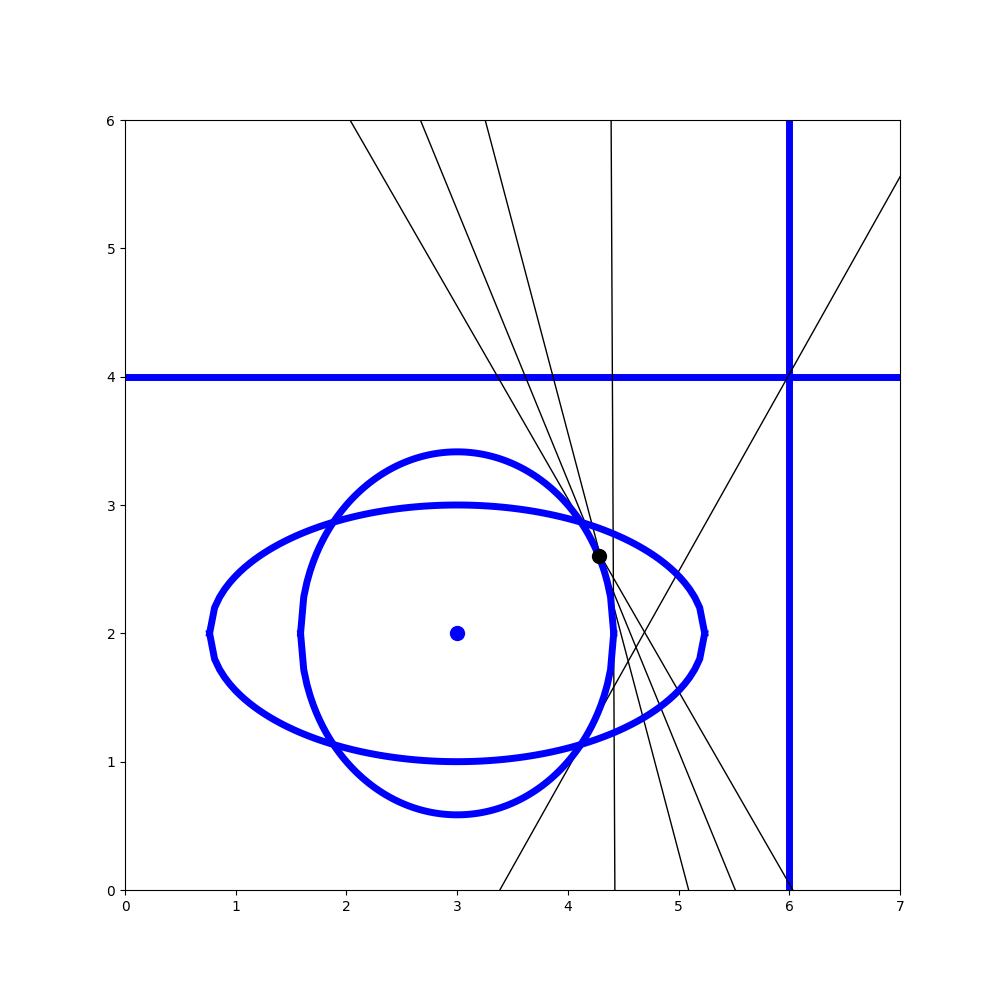

Write Python code to recreate this figure.
""" 
This file plots the result of the supporting hyperplane method for a two-dimensional sample problem.
The linear constraints are plotted in a general manner whereas the visualization of the concave constraints relies on the 
concrete functions given in example.py.
"""

import numpy as np 
import matplotlib.pyplot as plt 


def plot_supporting_hyperplane_method(x_opt, x_int, constr_matrix, constr_rhs, num_orig_constr):
    # For each linear constraint compute two points to plot the half space
    plot_points = np.zeros((np.shape(constr_matrix)[0],2,2))        

    for constr in range(np.shape(constr_matrix)[0]):        # Fix one component at 0 and 8, respectively, and compute the second one
        if constr_matrix[constr,1] != 0:
            plot_points[constr,0,:] = np.array([0, constr_rhs[constr] / constr_matrix[constr,1]])
            plot_points[constr,1,:] = np.array([8, (constr_rhs[constr] - constr_matrix[constr,0] * 8) / constr_matrix[constr,1]])
        else:
            plot_points[constr,0,:] = np.array([constr_rhs[constr] / constr_matrix[constr,0], 0])
            plot_points[constr,1,:] = np.array([(constr_rhs[constr] - constr_matrix[constr,1] * 8) / constr_matrix[constr,0], 8])

    # Plot the constraints
    # Distinguish between linear constraints of the original problem and cutting planes added during the algorithm
    plt.rcParams["figure.figsize"] = (10,10)
    for i in range(np.shape(constr_matrix)[0]):
        if i <= num_orig_constr - 1:
            plt.plot(plot_points[i,:,0], plot_points[i,:,1], 'b', linewidth = 5)
        else:
            plt.plot(plot_points[i,:,0], plot_points[i,:,1], 'k', linewidth = 1)

    # Plot the feasible set of the nonlinear concave constraints
    x_circle = np.linspace(1.585787, 4.41421355, 100)
    y_circle_1 = np.array([2 + np.sqrt(2 - (x-3)**2) for x in x_circle])
    y_circle_2 = np.array([2 - np.sqrt(2 - (x-3)**2) for x in x_circle])
    plt.plot(x_circle, y_circle_1, 'b', linewidth = 5)
    plt.plot(x_circle, y_circle_2, 'b', linewidth = 5)

    x_ellipse = np.linspace(0.7639320226, 5.236067976, 100)
    y_ellipse_1 = np.array([2 + np.sqrt(1 - 0.2*(x-3)**2) for x in x_ellipse])
    y_ellipse_2 = np.array([2 - np.sqrt(1 - 0.2*(x-3)**2) for x in x_ellipse])
    plt.plot(x_ellipse, y_ellipse_1, 'b', linewidth = 5)
    plt.plot(x_ellipse, y_ellipse_2, 'b', linewidth = 5)

    # Plot the strictly feasible point and the returned solution
    plt.plot(x_int[0], x_int[1],'bo', markersize=10)
    plt.plot(x_opt[0], x_opt[1],'ko', markersize=10)

    plt.xlim(0,7)
    plt.ylim(0,6)
    
    plt.savefig("plot.png")
    plt.show()